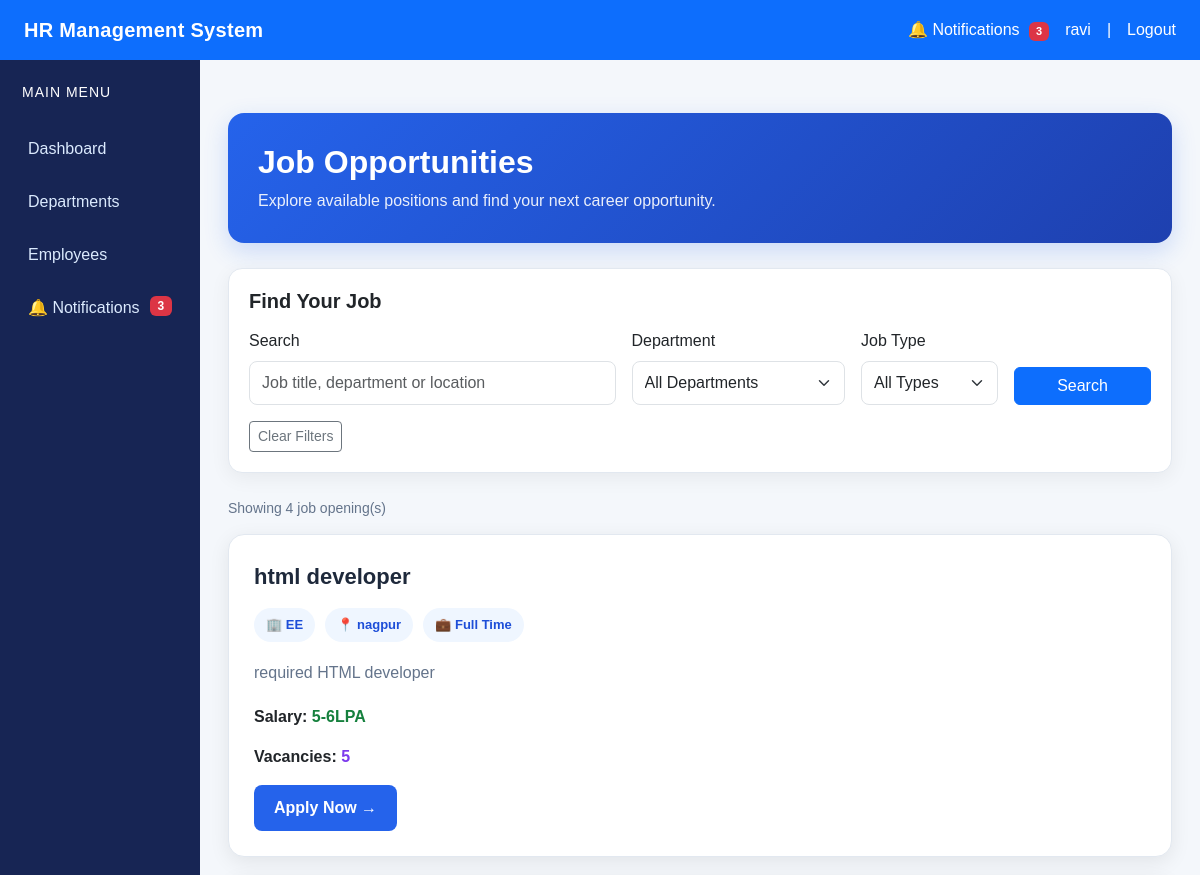
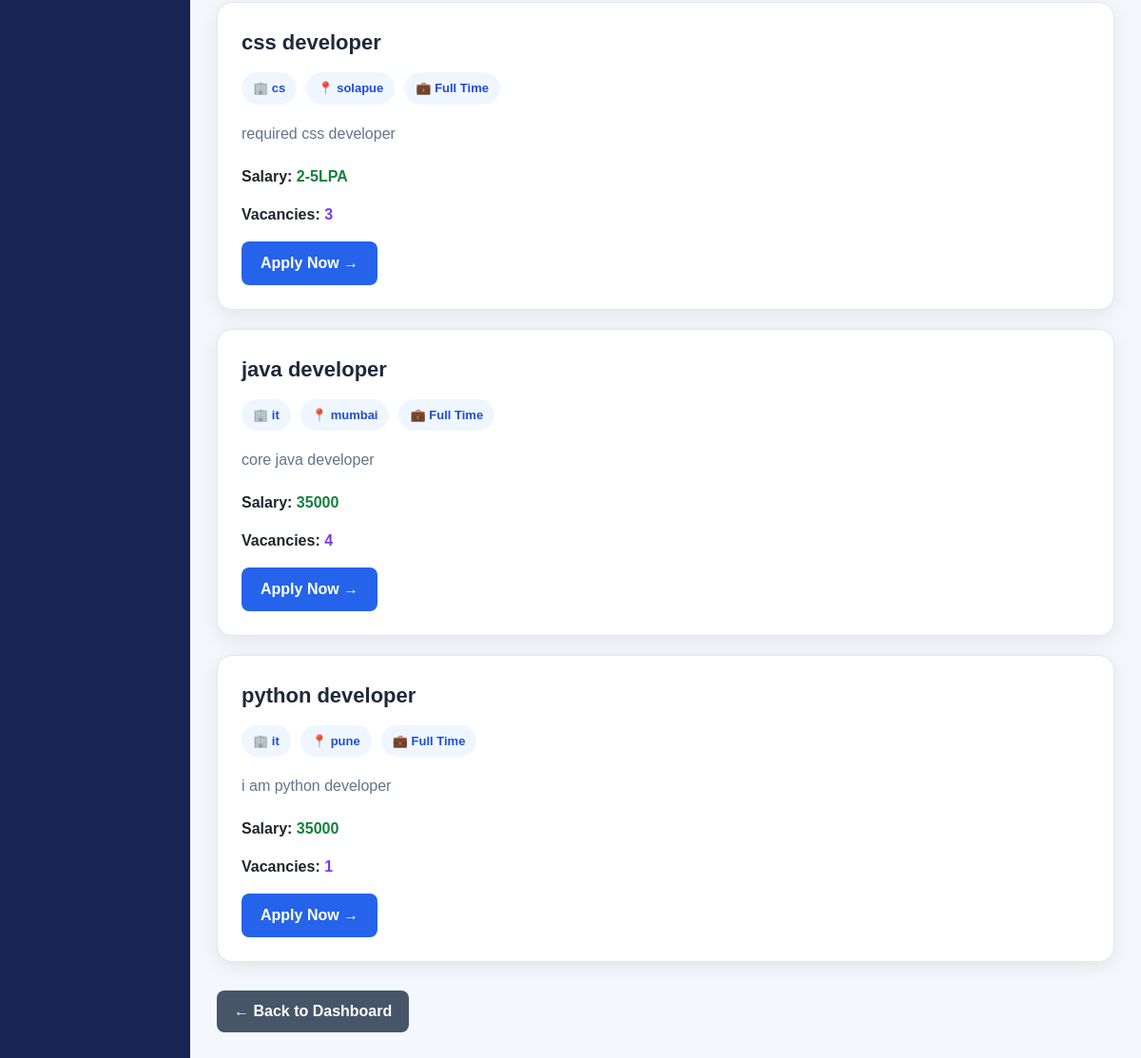
Screenshot of /requirement/jobs/ (signed in) with the database file from the repository (2 pictures, top to bottom).
### requirement/models.py (models this page shows, shortened)
class JobOpening(models.Model):
    JOB_TYPE_CHOICES = [
        ('FULL_TIME', 'Full Time'),
        ('PART_TIME', 'Part Time'),
        ('INTERNSHIP', 'Internship'),
        ('CONTRACT', 'Contract'),
    ]
    title = models.CharField(max_length=200)
    department = models.CharField(
        max_length=100
    )
    location = models.CharField(
        max_length=150
    )
    job_type = models.CharField(
        max_length=20,
        choices=JOB_TYPE_CHOICES,
        default='FULL_TIME'
    )
    description = models.TextField()
    requirements = models.TextField()
    salary_range = models.CharField(
        max_length=100,
        blank=True
    )
    vacancies = models.PositiveIntegerField(
        default=1,
        validators=[
            MinValueValidator(1)
        ]
    )
    is_active = models.BooleanField(
        default=True
    )
    posted_on = models.DateTimeField(
        auto_now_add=True
    )
    class Meta:
        ordering = ['-posted_on']

### requirement/views.py (the view, shortened to what this page needs)
# urls.py: path('jobs/', views.job_list, name='job_list'),
@login_required
def job_list(request):
    jobs = JobOpening.objects.filter(is_active=True)
    search = request.GET.get('search', '').strip()
    department = request.GET.get('department', '').strip()
    job_type = request.GET.get('job_type', '').strip()
    if department:
        jobs = jobs.filter(department__iexact=department)
    valid_job_types = [
        choice[0] for choice in JobOpening.JOB_TYPE_CHOICES
    ]
    if job_type in valid_job_types:
        jobs = jobs.filter(job_type=job_type)
    else:
        job_type = ''
    departments = (
        JobOpening.objects.filter(is_active=True)
        .order_by('department')
        .values_list('department', flat=True)
        .distinct()
    )
    return render(
        request,
        'requirement/job_list.html',
        {
            'jobs': jobs.order_by('-posted_on'),
            'search': search,
            'selected_department': department,
            'selected_job_type': job_type,
            'departments': departments,
            'job_types': JobOpening.JOB_TYPE_CHOICES,
        }
    )

### notifications/context_processors.py (called while the page is built)
def notification_count(request):
    if request.user.is_authenticated:
        unread_count = Notification.objects.filter(
            user=request.user,
            is_read=False
        ).count()
        return {
            'unread_notifications_count': unread_count
        }
    return {
        'unread_notifications_count': 0
    }

### templates/requirement/job_list.html (shortened to what this page needs)
{% extends 'base.html' %}
{% block content %}
<div class="container jobs-page">
    <div class="jobs-header">
        <h2>Job Opportunities</h2>
        <p>
            Explore available positions and find your next career opportunity.
        </p>
    </div>
    <div class="filter-card">
        <h5 class="fw-bold mb-3">Find Your Job</h5>
        <form method="GET" action="{% url 'job_list' %}">
            <div class="row g-3">
                <div class="col-lg-5 col-md-6">
                    <label class="form-label">Search</label>
                    <input
                        type="text"
                        name="search"
                        class="form-control"
                        placeholder="Job title, department or location"
                        value="{{ search }}"
                    >
                </div>
                <div class="col-lg-3 col-md-6">
                    <label class="form-label">Department</label>
                    <select name="department" class="form-select">
                        <option value="">All Departments</option>
                    </select>
                </div>
                <div class="col-lg-2 col-md-6">
                    <label class="form-label">Job Type</label>
                    <select name="job_type" class="form-select">
                        <option value="">All Types</option>
                    </select>
                </div>
                <div class="col-lg-2 col-md-6 d-flex align-items-end gap-2">
                    <button type="submit" class="btn btn-primary w-100">
                        Search
                    </button>
                </div>
            </div>
            <div class="mt-3">
                <a href="{% url 'job_list' %}"
                   class="btn btn-sm btn-outline-secondary">
                    Clear Filters
                </a>
            </div>
        </form>
    </div>
    <div class="results-count">
        Showing {{ jobs|length }} job opening(s)
    </div>
    {% for job in jobs %}
        <div class="job-card">
            <div class="job-title">
                {{ job.title }}
            </div>
            <div class="job-info">
                <span class="job-badge">
                    🏢 {{ job.department }}
                </span>
                <span class="job-badge">
                    📍 {{ job.location }}
                </span>
                <span class="job-badge">
                    💼 {{ job.get_job_type_display }}
                </span>
            </div>
            <p class="job-description">
                {{ job.description|truncatewords:40 }}
            </p>
            <p>
                <strong>Salary:</strong>
                <span class="salary">
                    {{ job.salary_range|default:"Not specified" }}
                </span>
            </p>
            <p>
                <strong>Vacancies:</strong>
                <span class="vacancies">
                    {{ job.vacancies }}
                </span>
            </p>
            <a href="{% url 'apply_for_job' job.id %}"
               class="apply-btn">
                Apply Now →
            </a>
        </div>
    {% endfor %}
    <a href="{% url 'employee_dashboard' %}"
       class="dashboard-btn">
        ← Back to Dashboard
    </a>
</div>
{% endblock %}

### templates/base.html (shortened to what this page needs)
{% load static %}
<!DOCTYPE html>
<html lang="en">
<head>
    <link
        href="https://cdn.jsdelivr.net/npm/bootstrap@5.3.3/dist/css/bootstrap.min.css"
        rel="stylesheet"
    >
</head>
<body>
    <nav class="navbar navbar-dark bg-primary px-4">
        <a
            class="navbar-brand fw-bold"
            href="{% url 'dashboard' %}"
        >
            HR Management System
        </a>
        <div class="text-white d-flex align-items-center gap-3 flex-wrap">
            <a
                href="{% url 'notification_list' %}"
                class="text-white text-decoration-none"
            >
                🔔 Notifications
                {% if unread_notifications_count > 0 %}
                    <span class="badge bg-danger notification-badge">
                        {{ unread_notifications_count }}
                    </span>
                {% endif %}
            </a>
            <span>
                {{ request.user.username }}
            </span>
            <span>|</span>
            <a
                href="{% url 'logout' %}"
                class="text-white text-decoration-none"
            >
                Logout
            </a>
        </div>
    </nav>
    <div class="container-fluid">
        <div class="row">
            <aside class="col-md-2 sidebar">
                <h5 class="text-white mb-4">
                    MAIN MENU
                </h5>
                <a href="{% url 'dashboard' %}">
                    Dashboard
                </a>
                <a href="{% url 'department_list' %}">
                    Departments
                </a>
                <a href="{% url 'employee_list' %}">
                    Employees
                </a>
                <a href="{% url 'notification_list' %}">
                    🔔 Notifications
                    {% if unread_notifications_count > 0 %}
                        <span class="badge bg-danger float-end">
                            {{ unread_notifications_count }}
                        </span>
                    {% endif %}
                </a>
            </aside>
            <main class="col-md-10 main-content">
                {% block content %}
                {% endblock %}
            </main>
        </div>
    </div>
</body>
</html>

### templates/base.html (style rules this page uses)
body { background-color: #f4f7fb; font-family: Arial, sans-serif; margin: 0; }
.navbar { min-height: 60px; }
.navbar-brand { letter-spacing: 0.3px; }
.sidebar { min-height: 100vh; background: #172554; padding-top: 24px; }
.sidebar h5 { font-size: 14px; letter-spacing: 1px; padding-left: 10px; }
.sidebar a { display: block; color: #dbeafe; text-decoration: none; padding: 12px 16px; border-radius: 8px; margin-bottom: 5px; transition: background 0.2s ease, color 0.2s ease; }
.main-content { padding: 28px; min-height: calc(100vh - 60px); }
.notification-badge { font-size: 11px; padding: 4px 7px; margin-left: 5px; }

### templates/requirement/job_list.html (style rules this page uses)
.jobs-page { padding: 25px 0; }
.jobs-header { background: linear-gradient(135deg, #2563eb, #1e40af); color: white; padding: 30px; border-radius: 16px; margin-bottom: 25px; box-shadow: 0 8px 25px rgba(37, 99, 235, 0.20); }
.jobs-header h2 { margin: 0; font-weight: 700; }
.jobs-header p { margin: 8px 0 0; opacity: 0.9; }
.filter-card { background: white; padding: 20px; border-radius: 14px; margin-bottom: 25px; box-shadow: 0 5px 20px rgba(0, 0, 0, 0.06); border: 1px solid #e2e8f0; }
.filter-card .form-control, .filter-card .form-select { min-height: 44px; border-radius: 8px; }
.job-card { background: white; border-radius: 16px; padding: 25px; margin-bottom: 20px; box-shadow: 0 5px 20px rgba(0, 0, 0, 0.08); border: 1px solid #e2e8f0; transition: 0.2s ease; }
.job-title { color: #1e293b; font-size: 22px; font-weight: 700; margin-bottom: 15px; }
.job-info { display: flex; flex-wrap: wrap; gap: 10px; margin-bottom: 18px; }
.job-badge { background: #eff6ff; color: #1d4ed8; padding: 7px 12px; border-radius: 20px; font-size: 13px; font-weight: 600; }
.job-description { color: #64748b; line-height: 1.6; margin-bottom: 20px; }
.salary { color: #15803d; font-weight: 700; }
.vacancies { color: #7c3aed; font-weight: 600; }
.apply-btn { display: inline-block; background: #2563eb; color: white; padding: 11px 20px; border-radius: 8px; text-decoration: none; font-weight: 600; }
.dashboard-btn { display: inline-block; margin-top: 10px; padding: 10px 18px; background: #475569; color: white; text-decoration: none; border-radius: 8px; font-weight: 600; }
.results-count { color: #64748b; font-size: 14px; margin-bottom: 15px; }

### rows the page displays
JobOpening: title "html developer", department "EE", location "nagpur", job_type "Full Time", description "required HTML developer", salary_range "5-6LPA", vacancies "5"
JobOpening: title "css developer", department "cs", location "solapue", job_type "Full Time", description "required css developer", salary_range "2-5LPA", vacancies "3"
JobOpening: title "java developer", department "it", location "mumbai", job_type "Full Time", description "core java developer", salary_range "35000", vacancies "4"
JobOpening: title "python developer", department "it", location "pune", job_type "Full Time", description "i am python developer", salary_range "35000", vacancies "1"

### other values shown
{{ unread_notifications_count }} "3"
{{ request.user.username }} "ravi"
{{ jobs|length }} "4"
